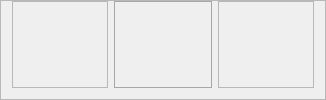
                       <widget class="QFrame" name="frame_78">
                        <property name="minimumSize">
                         <size>
                          <width>96</width>
                          <height>85</height>
                         </size>
                        </property>
                        <property name="maximumSize">
                         <size>
                          <width>16777215</width>
                          <height>118</height>
                         </size>
                        </property>
                        <property name="frameShape">
                         <enum>QFrame::StyledPanel</enum>
                        </property>
                        <property name="frameShadow">
                         <enum>QFrame::Raised</enum>
                        </property>
                        <layout class="QHBoxLayout" name="horizontalLayout_33">
                         <property name="topMargin">
                          <number>0</number>
                         </property>
                         <item>
                          <widget class="QFrame" name="frame_79">
                           <property name="minimumSize">
                            <size>
                             <width>96</width>
                             <height>0</height>
                            </size>
                           </property>
                           <property name="frameShape">
                            <enum>QFrame::StyledPanel</enum>
                           </property>
                           <property name="frameShadow">
                            <enum>QFrame::Raised</enum>
                           </property>
                          </widget>
                         </item>
                         <item>
                          <widget class="QFrame" name="frame_80">
                           <property name="sizePolicy">
                            <sizepolicy hsizetype="Expanding" vsizetype="Preferred">
                             <horstretch>0</horstretch>
                             <verstretch>0</verstretch>
                            </sizepolicy>
                           </property>
                           <property name="minimumSize">
                            <size>
                             <width>98</width>
                             <height>0</height>
                            </size>
                           </property>
                           <property name="styleSheet">
                            <string notr="true">background: qlineargradient(spread:pad,x1: 0, y1: 0, x2: 1, y2: 0,
                                 stop: 0 rgb(157, 156, 153), stop: 0.48 rgb(190, 189, 187),
                                 stop: 0.52 rgb(190, 189, 187), stop: 1.0  rgb(157, 156, 153));
border-radius:0px;
border:1px solid rgb(167, 167, 164);
border-bottom-right-radius:50px;
border-bottom-left-radius:50px;


</string>
                           </property>
                           <property name="frameShape">
                            <enum>QFrame::StyledPanel</enum>
                           </property>
                           <property name="frameShadow">
                            <enum>QFrame::Raised</enum>
                           </property>
                          </widget>
                         </item>
                         <item>
                          <widget class="QFrame" name="frame_81">
                           <property name="minimumSize">
                            <size>
                             <width>96</width>
                             <height>0</height>
                            </size>
                           </property>
                           <property name="frameShape">
                            <enum>QFrame::StyledPanel</enum>
                           </property>
                           <property name="frameShadow">
                            <enum>QFrame::Raised</enum>
                           </property>
                          </widget>
                         </item>
                        </layout>
                       </widget>
